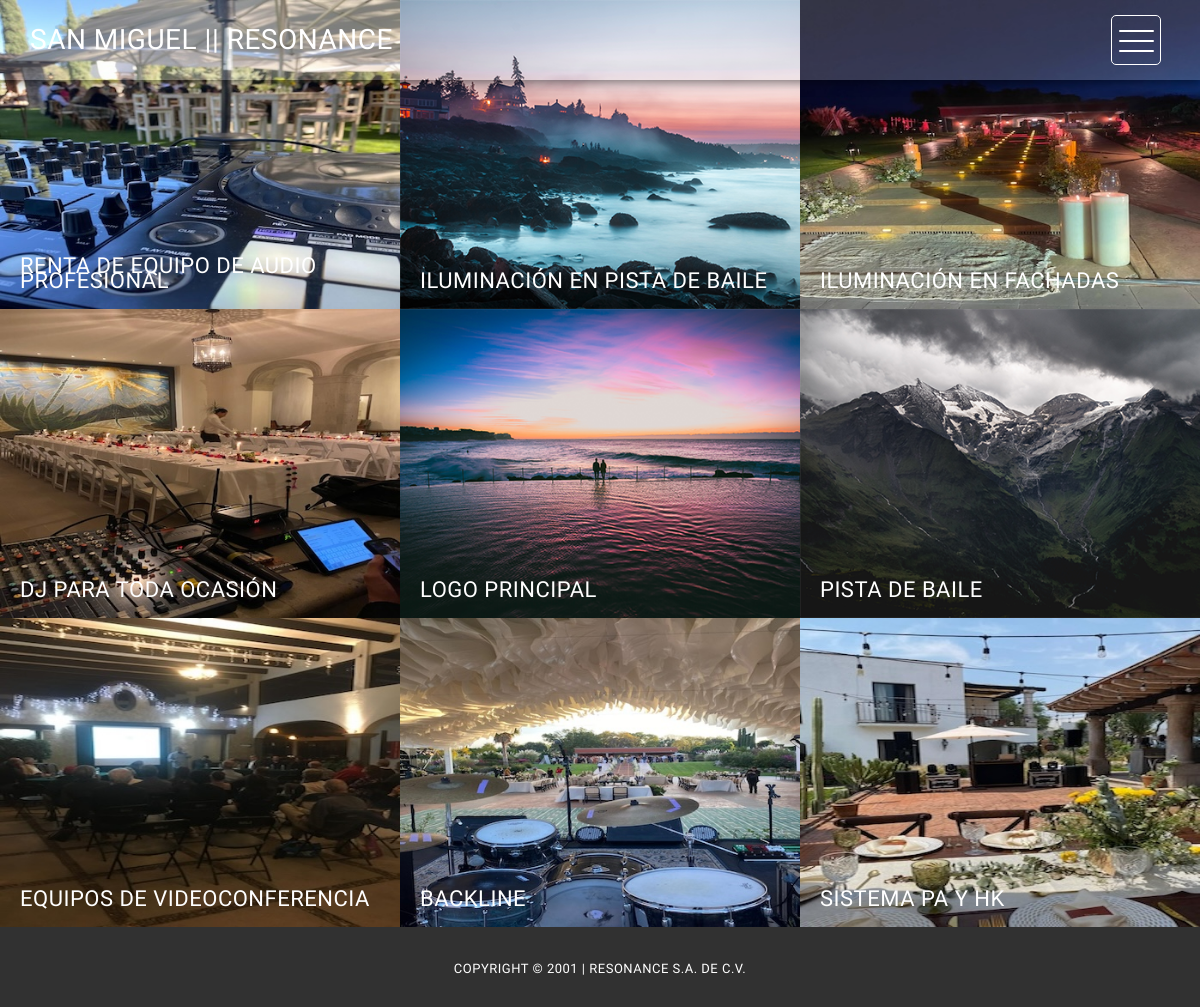
Page /services/gallery-&-services/ on the earlier database version.
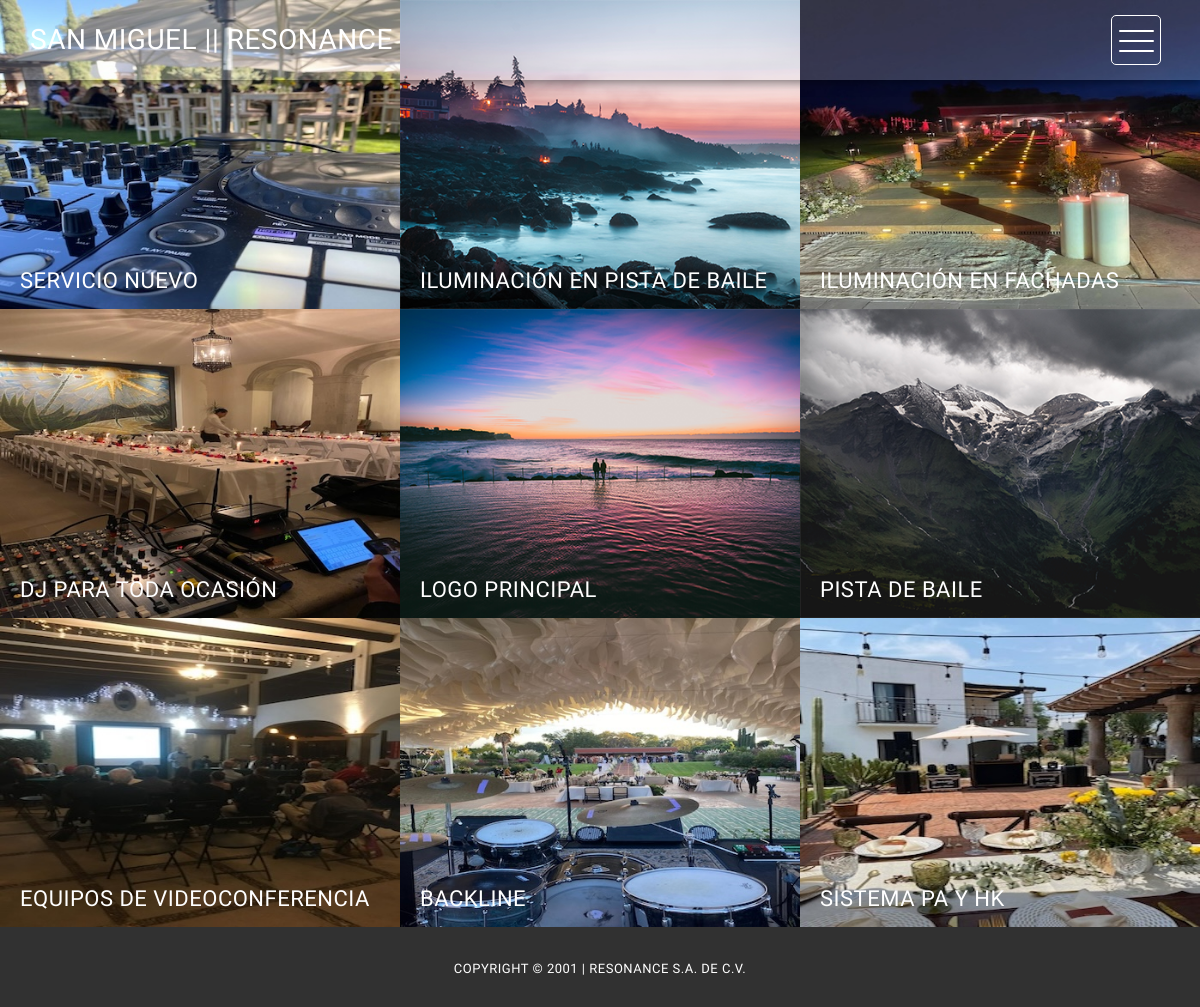
Same page on the later database version.
### services/models.py (models this page shows, shortened)
class Services(models.Model):
    title = models.CharField(max_length=60, null=False, verbose_name='Título del servicio')
    description = models.TextField(verbose_name='Descripción', null=True, blank=True)
    image = models.ImageField(verbose_name='Imagen', upload_to='services')
    created = models.DateTimeField(auto_now_add=True, verbose_name='Fecha de creación')
    updated = models.DateTimeField(auto_now=True, verbose_name='Fecha de actualización')
    class Meta:
        verbose_name = 'Servicio'
        verbose_name_plural = 'Servicios'
        ordering = ['created']

### services/views.py (the view)
# urls.py: path('gallery-&-services/', views.Gallery.as_view(), name='gallery'), #URL usado para la página de galería y servicios
class Gallery(ListView):
    template_name = 'services/gallery.html'
    model = models.Services
    context_object_name = 'servicios'

### services/templates/services/gallery.html (shortened to what this page needs)
{% extends 'core/base.html' %}
{% load static %}
{% block content %}
    <div class="full-screen-portfolio" id="portfolio">
        <div class="container-fluid">
            {% for servicio in servicios%}
            <div class="col-md-4 col-sm-6">
                <div class="portfolio-item">
                    <a href="{{servicio.image.url}}" data-lightbox="image-1"><div class="thumb">
                        <div class="hover-effect">
                            <div class="hover-content">
                                <h1>{{servicio.title}} </h1>
                            </div>
                        </div>
                        <div class="image">
                            <img src="{{servicio.image.url}}">
                        </div>
                    </div></a>
                </div>
            </div>
            {% endfor %}
        </div>
    </div>
{% endblock %}

### core/templates/core/base.html (shortened to what this page needs)
<!DOCTYPE html>
<html>
    <head>
        {% load static %}
        <link rel="stylesheet" href="{% static 'core/css/bootstrap.min.css' %}">
        <link rel="stylesheet" href="{% static 'core/css/bootstrap-theme.min.css' %}">
        <link rel="stylesheet" href="{% static 'core/css/fontAwesome.css' %}">
        <link rel="stylesheet" href="{% static 'core/css/light-box.css' %}">
        <link rel="stylesheet" href="{% static 'core/css/templatemo-style.css' %}">
        <link rel="stylesheet" href="https://cdnjs.cloudflare.com/ajax/libs/font-awesome/6.7.1/css/all.min.css"
 />
    </head>
<body>
    <nav>
        <div class="logo">
            <a href="{% url 'core:home' %}">San Miguel || <em>Resonance</em></a>
        </div>
        <div class="menu-icon">
        <span></span>
      </div>
    </nav>
    {% block content %}
    {% endblock %}
    <footer>
        <div class="container-fluid">
            <div class="col-md-12">
                <p>Copyright &copy; 2001 | Resonance s.a. de c.v.</p>
            </div>
        </div>
    </footer>
</body>
</html>

### core/static/core/css/light-box.css (style rules this page uses)
body:after { content: url(../img/close.png) url(../img/loading.gif) url(../img/prev.png) url(../img/next.png); display: none; }

### core/static/core/css/templatemo-style.css (style rules this page uses)
body { font-family: 'Kanit', sans-serif; }
body, html { height: 100%; min-height: 100%; overflow-x: hidden; }
nav .logo { float: left; margin-left: 30px; }
nav .logo a { font-size: 28px; line-height: 80px; text-transform: uppercase; color: #fff; text-decoration: none; letter-spacing: 0.5px; }
nav .logo em { font-style: normal; font-weight: 200; }
nav { background: rgba(250,250,250,0.2); height: 80px; position: fixed; width: 100%; left: 0; top: 0; z-index: 300; box-shadow: 0px 2px 10px 0px rgba(0,0,0,0.5); }
.menu-icon { background: transparent; border: 1px solid #fff; width: 50px; height: 50px; margin: 15px 39px 0 auto; position: relative; cursor: pointer; transition: background 0.5s; border-radius: 5px; }
.menu-icon span, .menu-icon span:before, .menu-icon span:after { cursor: pointer; border-radius: 1px; height: 2px; width: 35px; background: white; position: absolute; left: 15%; top: 50%; display: block; content: ''; transition: all 0.5s ease-in-out; }
.menu-icon span:before { left: 0; top: -10px; }
.menu-icon span:after { left: 0; top: 10px; }
.full-screen-portfolio .container-fluid, .full-screen-portfolio .col-md-4, .col-md-8 { padding-left: 0px; padding-right: 0px; }
.portfolio-item img { width: 100%; overflow: hidden; }
.portfolio-item .thumb { position: relative; }
.portfolio-item .hover-effect .hover-content { position: absolute; text-align: left; width: 100%; bottom: 0; left: 0; }
.full-screen-portfolio .portfolio-item h1 { position: relative; font-size: 22px; text-transform: uppercase; color: #fff; display: inline-block; padding-left: 20px; line-height: 15px; transform: translateY(25px); transition: .5s ease-in-out; letter-spacing: 0.5px; }
.full-screen-portfolio .portfolio-item { text-align: center; line-height: 150%; text-transform: lowercase; cursor: pointer; }
footer { width: 100%; height: 80px; background-color: #313131; }
footer p { text-align: center; color: #fff; font-weight: 200; font-size: 13px; text-transform: uppercase; padding-top: 33px; letter-spacing: 0.5px; }
.portfolio-item .hover-effect .hover-content { position: absolute; text-align: left; width: 100%; bottom: 5px; left: 0; }

Differences in the rows shown:
changed Services: title "RENTA DE EQUIPO DE AUDIO PROFESIONAL" → "SERVICIO NUEVO"
